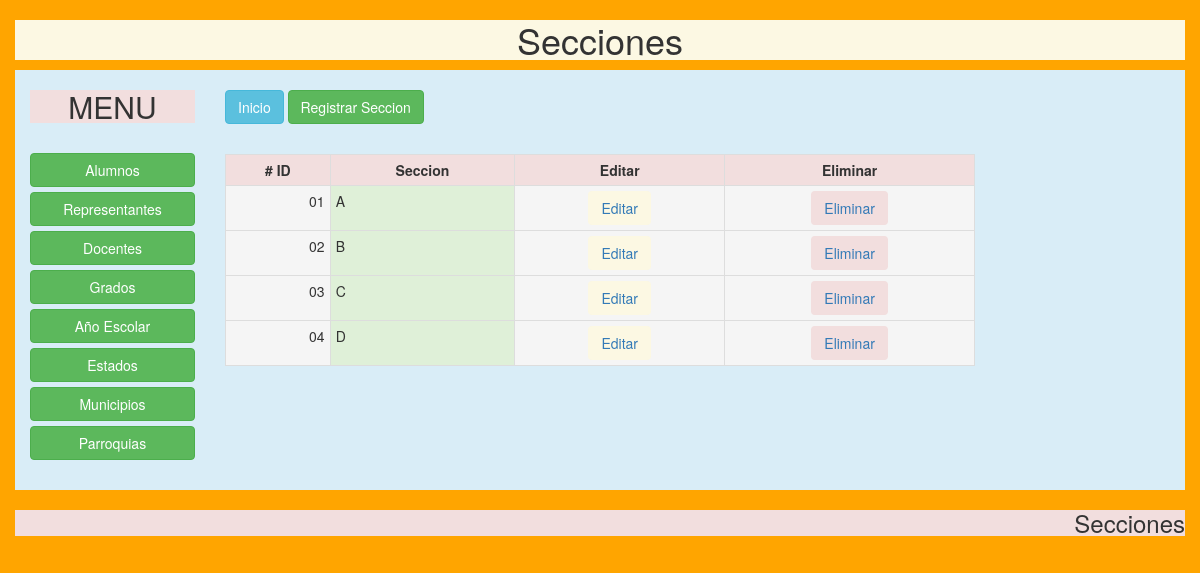
The app's page /index.php/secciones/secciones with its own data.
### tables this page shows
CREATE TABLE `secciones` (
  `id` int(11) NOT NULL,
  `seccion` varchar(11) DEFAULT NULL
);

### application/controllers/secciones/Secciones.php (called while the page is built, shortened)
<?php
class Secciones extends CI_Controller {
	public function __construct()
    {
        $this->load->model('SeccionesModel', 'secciones');
    }
	public function index()
	{
        $this->load->helper(array('mayusculas'));
		$this->data['titulo'] = 'Secciones';
		$this->data['listar'] = $this->secciones->listar();
		$this->load->view('header', $this->data);
        $this->load->view('secciones/secciones');
		$this->load->view('footer');
	}
}

### index.php (called while the page is built, shortened)
<?php
require_once BASEPATH.'core/CodeIgniter.php';

### application/models/SeccionesModel.php (called while the page is built, shortened)
<?php if ( ! defined('BASEPATH')) exit('No direct script access allowed');
class SeccionesModel extends CI_Model {
    private $tabla = 'secciones';
    public function listar()
    {
        $query = $this->db->get($this->tabla);
        return $query->result();
    }
}

### application/helpers/mayusculas_helper.php (called while the page is built, shortened)
<?php
if (!function_exists('mayusculas()')) {
   function mayusculas($cadena)
    {
        return strtoupper($cadena);
    }
}

### application/views/secciones/secciones.php (the view)
<div class="container">
<section class="bg-info main row">
	<aside class="col-md-2 text-center">
	<h2 class="bg-danger">MENU</h2>
	<br>
			<p><a class="btn btn-block btn-success" href="<?php echo base_url('alumnos/Alumnos') ?>">Alumnos</a>
			<a class="btn btn-block btn-success" href="<?php echo base_url('representantes/Representantes') ?>">Representantes</a>
			<a class="btn btn-block btn-success" href="<?php echo base_url('docentes/Docentes') ?>">Docentes</a>
			<a class="btn btn-block btn-success" href="<?php echo base_url('grados/Grados') ?>">Grados</a>
			<a class="btn btn-block btn-success" href="<?php echo base_url('anio/Anio') ?>">Año Escolar</a>
			<a class="btn btn-block btn-success" href="<?php echo base_url('estados/Estados') ?>">Estados</a>
			<a class="btn btn-block btn-success" href="<?php echo base_url('municipios/Municipios') ?>">Municipios</a>
			<a class="btn btn-block btn-success" href="<?php echo base_url('parroquias/Parroquias') ?>">Parroquias</a></p>
			<br>
	</aside>
	<div class="col-md-8"><br>
	<p><a class="btn btn-info" href="<?php echo base_url() ?>">Inicio</a>
	<a class="btn btn-success" href="<?php echo base_url('secciones/Secciones/registrar') ?>" title="">Registrar Seccion</a>
		<div class="table-responsive"><br>
			<table class="table table-responsive table-bordered table-hover table-condensed">
		<tr class="danger text-center">
			<th class="text-center"># ID</th>
			<th class="text-center">Seccion</th>
			<th class="text-center">Editar</th>
			<th class="text-center">Eliminar</th>
		</tr>
		<?php
		$i=1;
            foreach ($listar as $secciones) {
                ?>
		<tr class="">
            <td class="active text-right"><?php echo str_pad($i, 2, "0", STR_PAD_LEFT); ?></td>
			<td class="success"><?php echo mayusculas($secciones->seccion)?></td>
			<td class="active text-center"><a class="btn bg-warning" href="<?php echo base_url('secciones/Secciones/modificar/'.$secciones->id) ?>">Editar</a></td>
			<td class="active text-center"><a class="btn bg-danger" href="<?php echo base_url('secciones/Secciones/eliminar/'.$secciones->id) ?>">Eliminar</a></td>
		</tr>
			<?php
			$i++;
                }
                ?>
	</table>
	</div>
</div>
</div>

### css/estilos.css (style rules this page uses)
* { margin: 0; padding: 0; box-sizing: border-box; }
#fondo { background-image: url(imagen/autobus.jpg); background-color: orange; }

### records on screen
secciones: i "01", seccion "A"
secciones: i "02", seccion "B"
secciones: i "03", seccion "C"
secciones: i "04", seccion "D"

### other values on screen
$titulo "Secciones"
